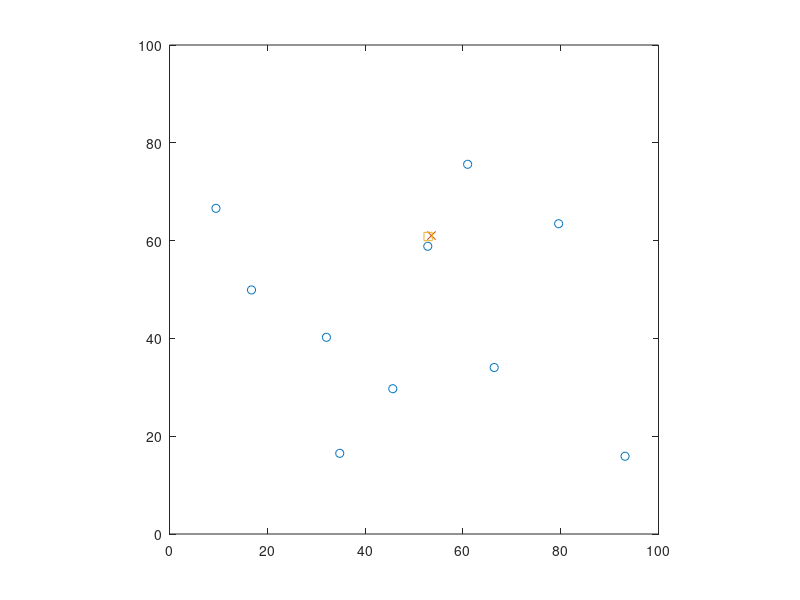

The MATLAB script that drew this image: (Note: this script raises an error after producing the figure.)
%
% Localize a source with unknown power from RSSI measurements
%

% Simulation setup
N = 10;					% No. of anchors
n = 2;					% Embedding dimension
sidelength = 100;
a = sidelength*rand(n,N);		% Anchor positions
x = sidelength*rand(n,1);		% Source position

D = squareform(pdist([x zeros(size(x)) a]'));
d = D(1,3:end);				% Source-anchor distances
an = D(2,3:end);			% Anchor norms

% Generate observations
P0 = 100;				% Source power
P = P0./(d.^2);				% Noiseless RSSI

stdev = 1e-1;				% Log-noise standard deviation
%stdev = 0;
P = P.*exp(stdev*randn(size(P)));	% Introduce noise
QP = 1e-2;
P = QP*round(P/QP);			% Quantize power measurements

% Localize source by least-squares
A = [-2*repmat(P,[n 1]).*a; -ones(size(P)); P]';
b = (-P.*(an.^2))';

z = A\b;
xe = z(1:n);
norm(x-xe)

if n==2,
  plot(a'*[1; 1i],'o'); hold all
  plot(x'*[1; 1i],'x'); plot(xe'*[1; 1i],'s'); %hold off
  axis(sidelength*[0 1 0 1]); axis('square')
end

% RLS formulation (one-shot)
RlsPar = struct('lam',1);
[e,w,RlsPar] = qrrls(A,b,RlsPar);
norm(z-w)
x_estimated = [w(1) w(2)]';
%%%%%%%%%%%%%
plot(x_estimated'*[1; 1i],'*');

% RLS formulation (incremental)
RlsPar = struct('lam',1);
for i = 1:size(A,1)
  [e,w,RlsPar] = qrrls(A(i,:),b(i),RlsPar);
end
norm(z-w)
